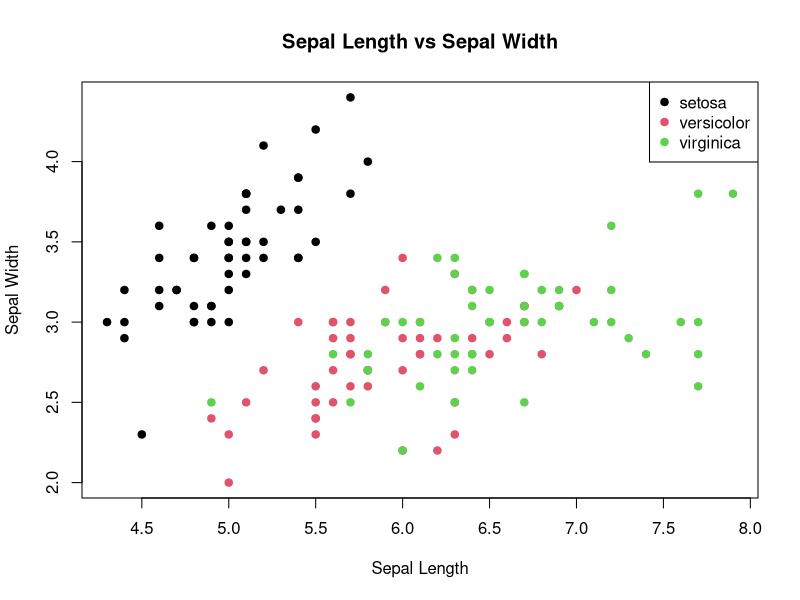
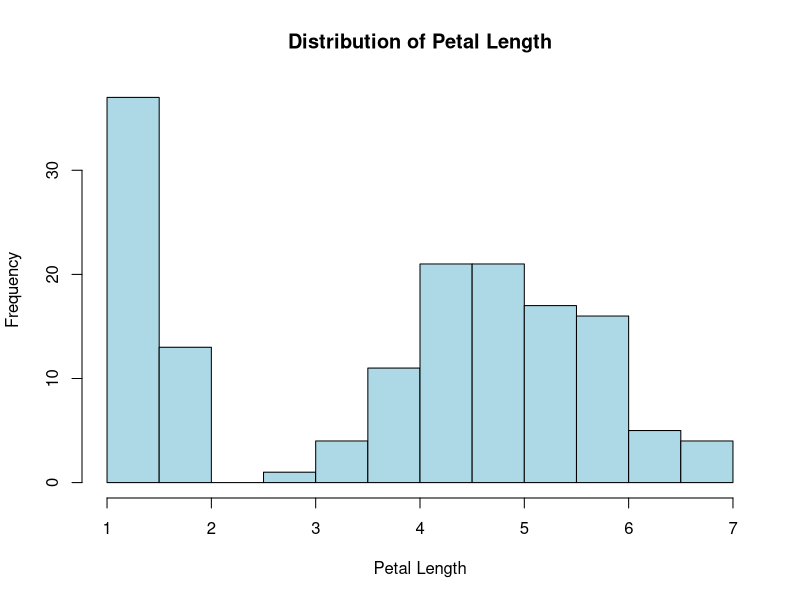
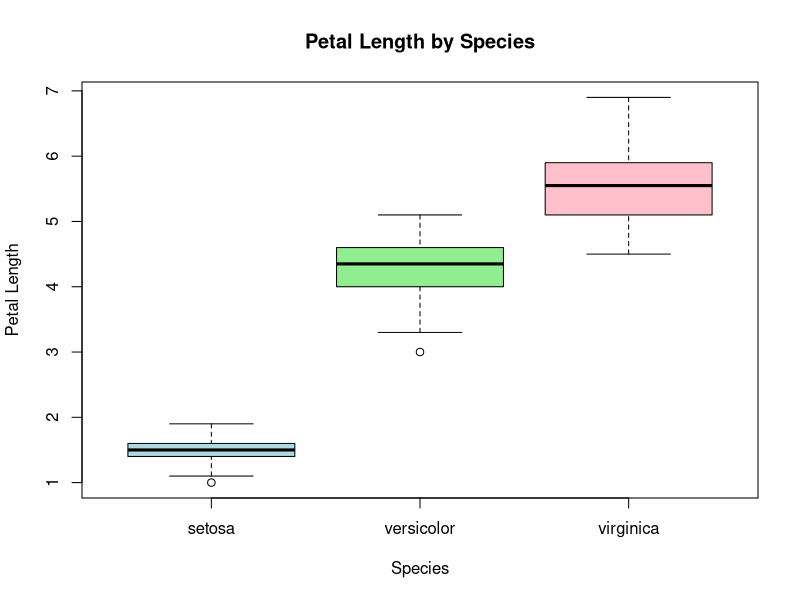
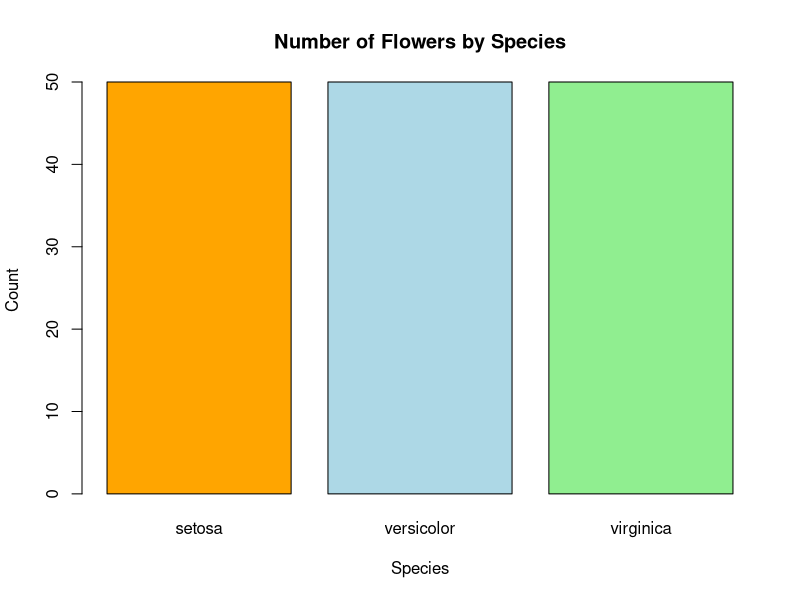
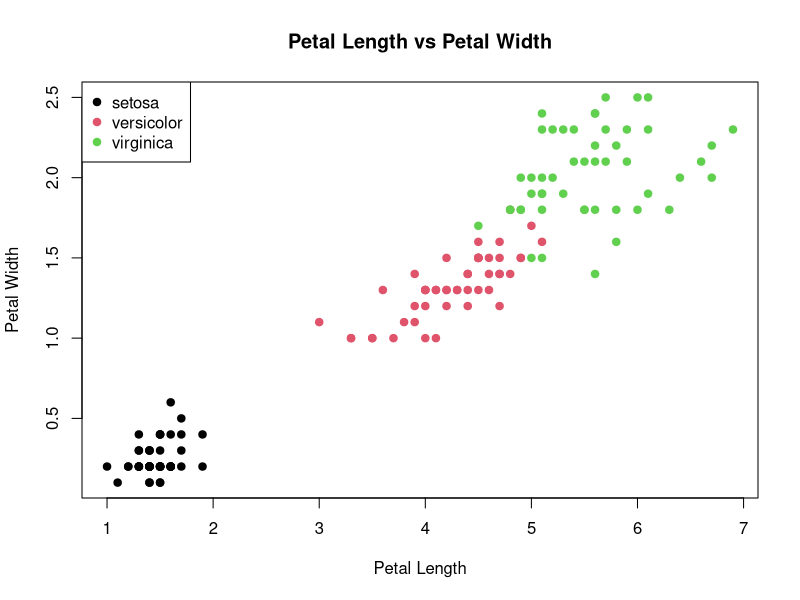

Here is the R script that generated these plots, in order:
# 1. Load the Iris dataset
data(iris)

# Display the first six records
head(iris)

# Display structure and summary
str(iris)
summary(iris)

# Check missing values
colSums(is.na(iris))

# 2. Count flowers in each species
print(table(iris$Species))

# 3. Scatterplot: Sepal length vs Sepal width
plot(iris$Sepal.Length, iris$Sepal.Width,
     col = as.numeric(iris$Species),
     pch = 19,
     main = "Sepal Length vs Sepal Width",
     xlab = "Sepal Length",
     ylab = "Sepal Width")

legend("topright",
       legend = levels(iris$Species),
       col = 1:3, pch = 19)

# 4. Histogram of petal length
hist(iris$Petal.Length,
     main = "Distribution of Petal Length",
     xlab = "Petal Length",
     col = "lightblue",
     border = "black")

# 5. Boxplot of petal length by species
boxplot(Petal.Length ~ Species,
        data = iris,
        main = "Petal Length by Species",
        xlab = "Species",
        ylab = "Petal Length",
        col = c("lightblue", "lightgreen", "pink"))

# 6. Bar chart of species counts
barplot(table(iris$Species),
        main = "Number of Flowers by Species",
        xlab = "Species",
        ylab = "Count",
        col = c("orange", "lightblue", "lightgreen"))

# 7. Scatterplot: Petal length vs Petal width
plot(iris$Petal.Length, iris$Petal.Width,
     col = as.numeric(iris$Species),
     pch = 19,
     main = "Petal Length vs Petal Width",
     xlab = "Petal Length",
     ylab = "Petal Width")

legend("topleft",
       legend = levels(iris$Species),
       col = 1:3, pch = 19)

# 8. Calculate mean measurements by species
aggregate(. ~ Species, data = iris, FUN = mean)
